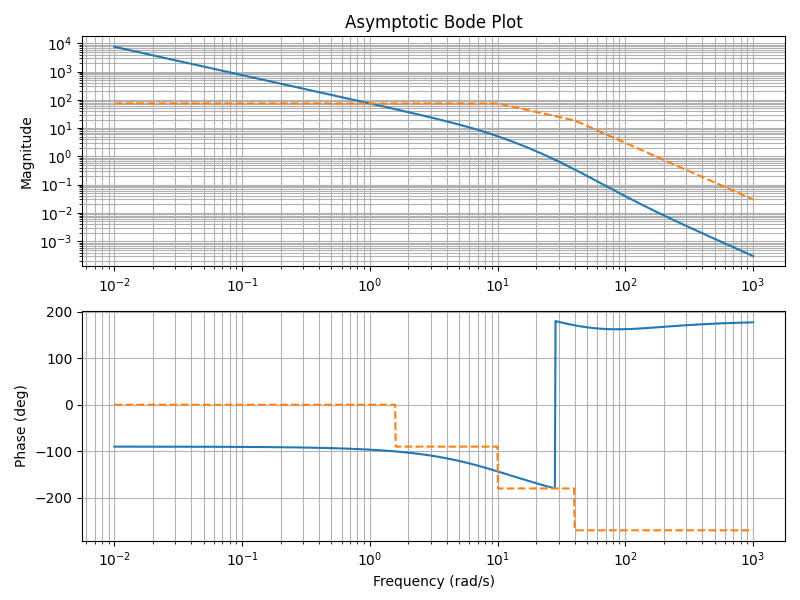

Python code for this plot:
import numpy as np
import matplotlib.pyplot as plt


# Define the transfer function
def G(s):
  return 300 * (s + 100) / (s * (s + 10) * (s + 40))


# Generate frequency vector (in rad/s)
w = np.logspace(-2, 3, 1000)

# Compute magnitude and phase
mag = 300 * np.abs(1j * w + 100) / (np.abs(1j * w) * np.abs(1j * w + 10) * np.abs(1j * w + 40))
phase = np.angle(G(1j * w), deg=True)

# Asymptotic magnitude approximation
asymp_mag = np.zeros_like(w)
asymp_mag[w < 10] = 300 * 100 / (10 * 40)  # DC gain
asymp_mag[(w >= 10) & (w < 40)] = 300 * 100 / (w[np.where((w >= 10) & (w < 40))] * 40)  # -20 dB/dec slope
asymp_mag[w >= 40] = 300 * 100 / (w[w >= 40] ** 2)  # -40 dB/dec slope

# Asymptotic phase approximation
asymp_phase = np.zeros_like(w)
asymp_phase[w < 1.59] = 0  # 0 deg
asymp_phase[(w >= 1.59) & (w < 10)] = -90  # -90 deg
asymp_phase[(w >= 10) & (w < 40)] = -180  # -180 deg
asymp_phase[w >= 40] = -270  # -270 deg

# Plot Bode diagram
fig, (ax1, ax2) = plt.subplots(2, 1, figsize=(8, 6))

ax1.loglog(w, mag)
ax1.loglog(w, asymp_mag, '--')
ax1.set_ylabel('Magnitude')
ax1.set_title('Asymptotic Bode Plot')
ax1.grid(which='both')

ax2.semilogx(w, phase)
ax2.semilogx(w, asymp_phase, '--')
ax2.set_xlabel('Frequency (rad/s)')
ax2.set_ylabel('Phase (deg)')
ax2.grid(which='both')

plt.tight_layout()
plt.show()
